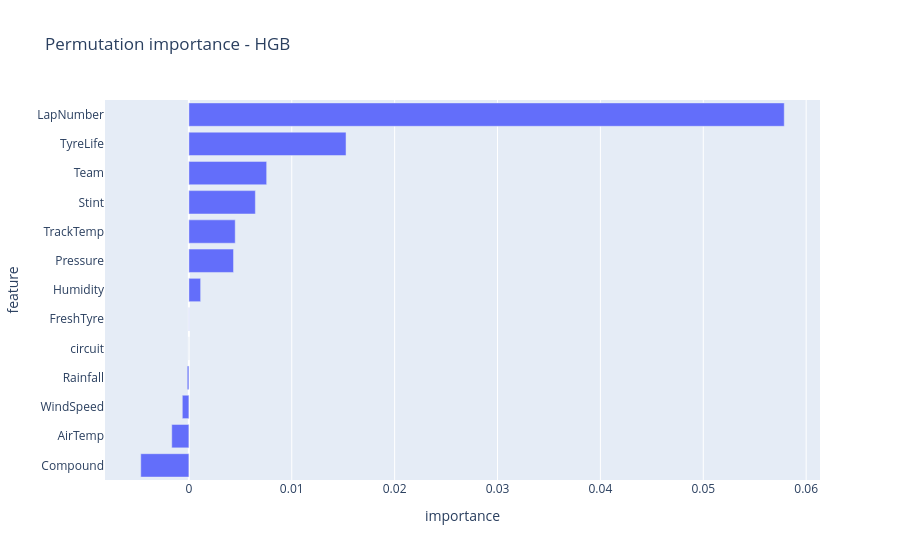

Write notebook code for a chart like this one.
### Markdown cell above
### Waznosc cech (permutation importance)

### Code cell
perm = permutation_importance(hgb, X_te_h, y_te, n_repeats=10, random_state=42)
imp = pd.DataFrame({'feature': features, 'importance': perm.importances_mean}
                   ).sort_values('importance')
fig = px.bar(imp, x='importance', y='feature', orientation='h',
             title='Permutation importance - HGB')
fig.show()

### Figure 1 — Plotly figure (JSON) as saved in the notebook; plotly's stock layout.template omitted (floating-point values rounded to 4 significant figures)
{"data": [{"hovertemplate": "importance=%{x}<br>feature=%{y}<extra></extra>", "legendgroup": "", "marker": {"color": "#636efa", "pattern": {"shape": ""}}, "name": "", "orientation": "h", "showlegend": false, "textposition": "auto", "type": "bar", "x": [-0.004678, -0.001666, -0.0006393, -0.0001609, 0.0, 2.43e-05, 0.001144, 0.00434, 0.004505, 0.006463, 0.007561, 0.01528, 0.05787], "xaxis": "x", "y": ["Compound", "AirTemp", "WindSpeed", "Rainfall", "circuit", "FreshTyre", "Humidity", "Pressure", "TrackTemp", "Stint", "Team", "TyreLife", "LapNumber"], "yaxis": "y"}], "layout": {"barmode": "relative", "legend": {"tracegroupgap": 0}, "title": {"text": "Permutation importance - HGB"}, "xaxis": {"anchor": "y", "domain": [0, 1], "title": {"text": "importance"}}, "yaxis": {"anchor": "x", "domain": [0, 1], "title": {"text": "feature"}}}}
